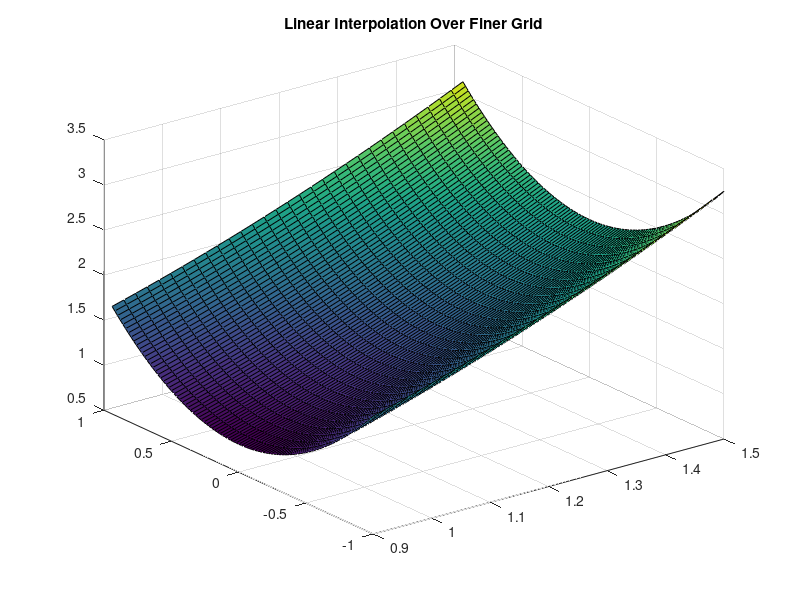

Write MATLAB code to recreate this figure.
% [X,Y]  = meshgrid(-3:0.25:3);
% x_grid = -1:0.1:1;
% y_grid = -1:0.1:1;
% vals   = [0.5*x_grid ; 0.6*y_grid];
% VV     = interp2(x_grid,y_grid,vals,0.5, 0.5, 'linear')


y_low    = 0.9;
y_high   = 1.5;
dist_y   = makedist('Uniform','Lower',y_low,'Upper',y_high);
y_grid   = y_low:0.02:y_high;
y_1      = dist_y.mean;
penalty  = 0.05;
beta     = 0.93;
R_inv    = 1;
gam      = 0.8;
b_min    = -1;
b_max    = 0.95;

b_range     = b_min:0.02:b_max;

[X,Y] = meshgrid(y_grid,b_range);
V = X.^2 + Y.^2;

[Xq,Yq] = meshgrid(y_grid,b_range);

Vq = interp2(X,Y,V,Xq,Yq,'linear');

figure
surf(Xq,Yq,Vq);
title('Linear Interpolation Over Finer Grid');